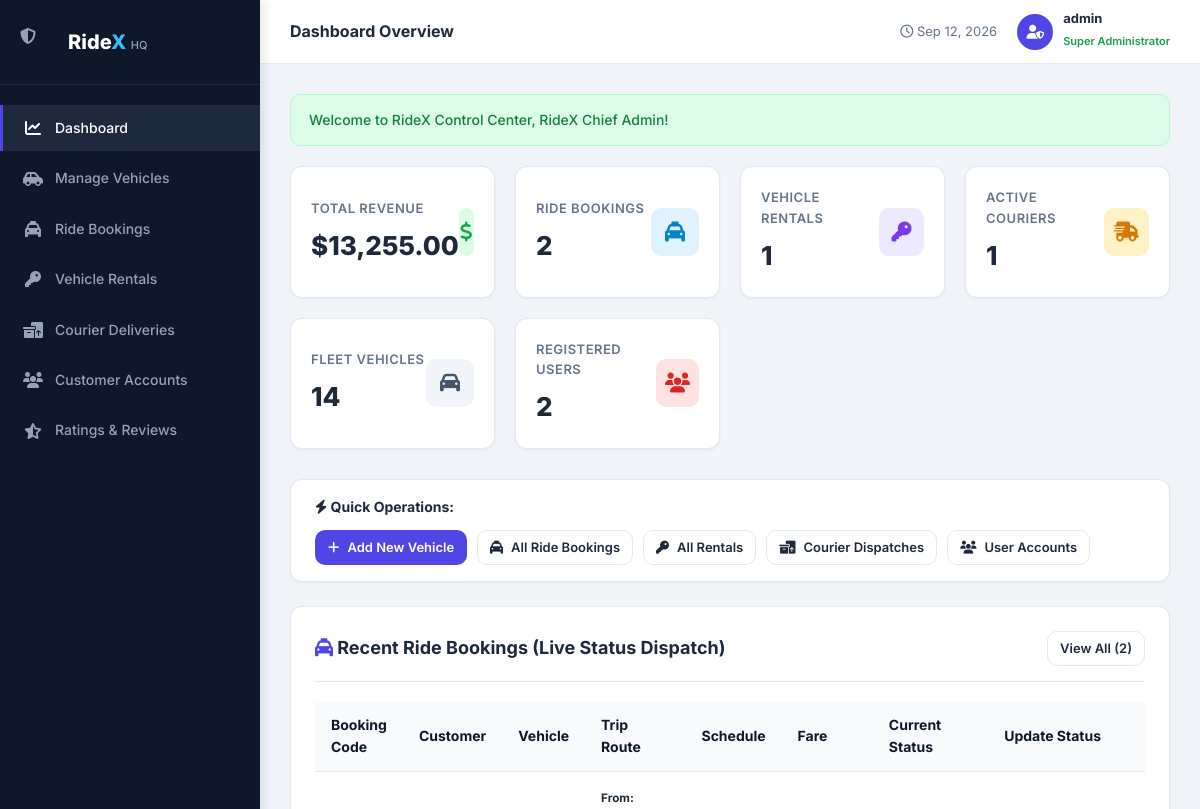
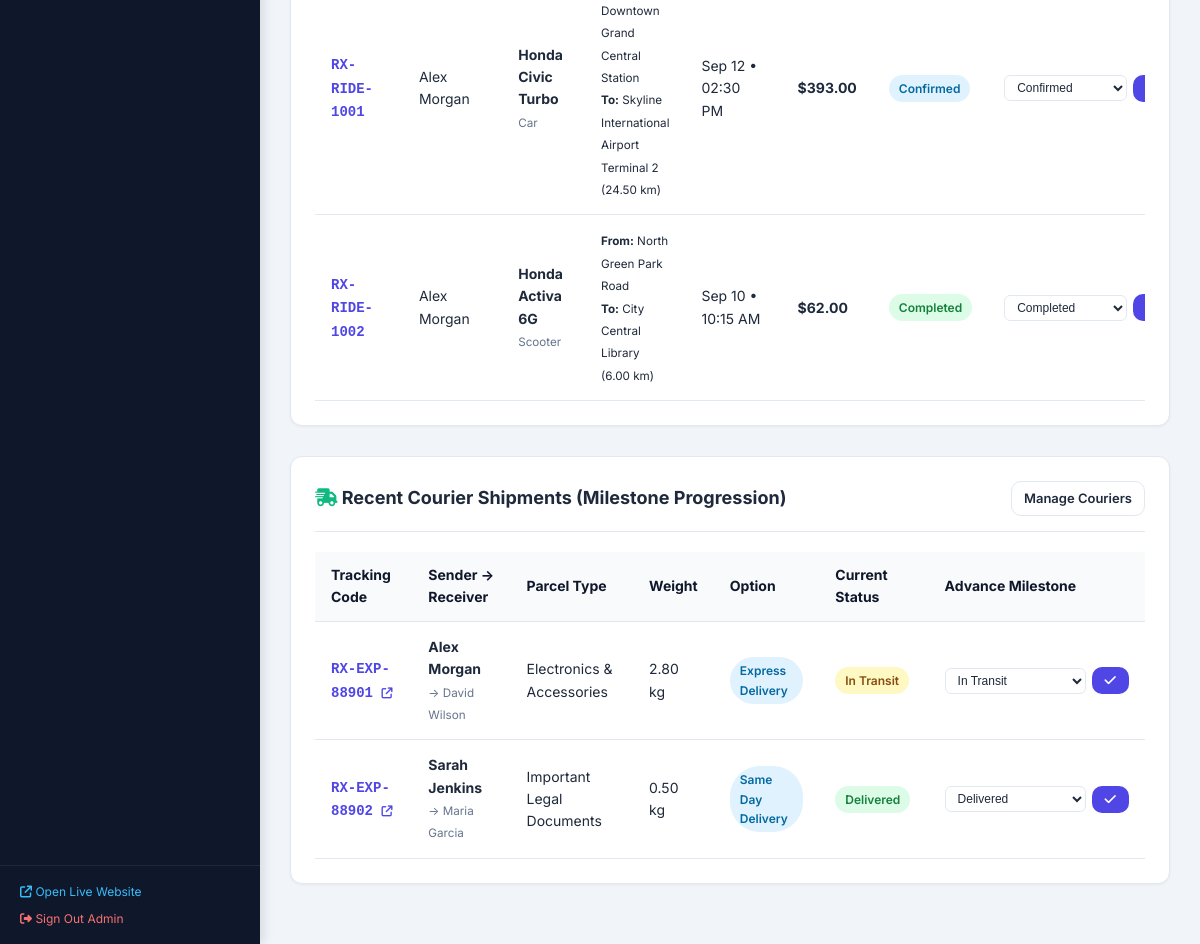
Page /admin/dashboard.php (signed in) on the committed database (2 pictures, top to bottom).
### tables this page shows
CREATE TABLE `bookings` (
  `id` INT AUTO_INCREMENT PRIMARY KEY,
  `booking_code` VARCHAR(25) NOT NULL UNIQUE,
  `user_id` INT NOT NULL,
  `vehicle_id` INT NOT NULL,
  `pickup_location` VARCHAR(255) NOT NULL,
  `drop_location` VARCHAR(255) NOT NULL,
  `ride_date` DATE NOT NULL,
  `ride_time` TIME NOT NULL,
  `distance_km` DECIMAL(8,2) NOT NULL,
  `base_fare` DECIMAL(10,2) NOT NULL,
  `rate_per_km` DECIMAL(10,2) NOT NULL,
  `total_fare` DECIMAL(10,2) NOT NULL,
  `payment_method` ENUM('Cash', 'Card', 'UPI', 'Wallet', 'Razorpay') NOT NULL DEFAULT 'Cash',
  `payment_status` ENUM('Pending', 'Paid', 'Refunded') NOT NULL DEFAULT 'Pending',
  `status` ENUM('Payment Pending', 'Confirmed', 'Driver Assigned', 'On The Way', 'Completed', 'Cancelled') NOT NULL DEFAULT 'Payment Pending',
  `notes` TEXT NULL,
  `created_at` TIMESTAMP DEFAULT CURRENT_TIMESTAMP,
  FOREIGN KEY (`user_id`) REFERENCES `users`(`id`) ON DELETE CASCADE,
  FOREIGN KEY (`vehicle_id`) REFERENCES `vehicles`(`id`) ON DELETE CASCADE,
  INDEX `idx_booking_code` (`booking_code`),
  INDEX `idx_ride_status` (`status`)
);

CREATE TABLE `users` (
  `id` INT AUTO_INCREMENT PRIMARY KEY,
  `full_name` VARCHAR(100) NOT NULL,
  `email` VARCHAR(120) NOT NULL UNIQUE,
  `phone` VARCHAR(20) NOT NULL,
  `password` VARCHAR(255) NOT NULL,
  `address` TEXT NULL,
  `avatar` VARCHAR(255) DEFAULT 'default-avatar.png',
  `status` ENUM('active', 'suspended') NOT NULL DEFAULT 'active',
  `created_at` TIMESTAMP DEFAULT CURRENT_TIMESTAMP,
  INDEX `idx_user_email` (`email`)
);

CREATE TABLE `vehicles` (
  `id` INT AUTO_INCREMENT PRIMARY KEY,
  `name` VARCHAR(100) NOT NULL,
  `category` ENUM('Bike', 'Scooter', 'Auto Rickshaw', 'Car', 'SUV', 'Van', 'Commercial Vehicle') NOT NULL,
  `brand` VARCHAR(60) NOT NULL,
  `model_year` INT NOT NULL,
  `plate_number` VARCHAR(30) NOT NULL UNIQUE,
  `seating_capacity` INT NOT NULL DEFAULT 1,
  `fuel_type` ENUM('Petrol', 'Diesel', 'Electric', 'CNG', 'Hybrid') NOT NULL DEFAULT 'Petrol',
  `transmission` ENUM('Manual', 'Automatic') NOT NULL DEFAULT 'Manual',
  `image_url` VARCHAR(255) NOT NULL,
  `base_fare` DECIMAL(10,2) NOT NULL DEFAULT 30.00,
  `price_per_km` DECIMAL(10,2) NOT NULL DEFAULT 10.00,
  `price_per_day` DECIMAL(10,2) NOT NULL DEFAULT 500.00,
  `status` ENUM('available', 'booked', 'rented', 'maintenance') NOT NULL DEFAULT 'available',
  `description` TEXT NULL,
  `created_at` TIMESTAMP DEFAULT CURRENT_TIMESTAMP,
  INDEX `idx_category` (`category`),
  INDEX `idx_status` (`status`)
);

CREATE TABLE `courier_bookings` (
  `id` INT AUTO_INCREMENT PRIMARY KEY,
  `tracking_code` VARCHAR(30) NOT NULL UNIQUE,
  `user_id` INT NULL,
  `sender_name` VARCHAR(100) NOT NULL,
  `sender_phone` VARCHAR(20) NOT NULL,
  `pickup_address` TEXT NOT NULL,
  `receiver_name` VARCHAR(100) NOT NULL,
  `receiver_phone` VARCHAR(20) NOT NULL,
  `delivery_address` TEXT NOT NULL,
  `parcel_type` VARCHAR(80) NOT NULL,
  `parcel_weight` DECIMAL(6,2) NOT NULL,
  `delivery_option` ENUM('Standard Delivery', 'Express Delivery', 'Same Day Delivery') NOT NULL DEFAULT 'Standard Delivery',
  `delivery_fee` DECIMAL(10,2) NOT NULL,
  `payment_status` ENUM('Pending', 'Paid') NOT NULL DEFAULT 'Pending',
  `current_status` ENUM('Payment Pending', 'Booking Confirmed', 'Pickup Assigned', 'Picked Up', 'In Transit', 'Out for Delivery', 'Delivered', 'Cancelled') NOT NULL DEFAULT 'Payment Pending',
  `created_at` TIMESTAMP DEFAULT CURRENT_TIMESTAMP,
  FOREIGN KEY (`user_id`) REFERENCES `users`(`id`) ON DELETE SET NULL,
  INDEX `idx_tracking_code` (`tracking_code`),
  INDEX `idx_courier_status` (`current_status`)
);

### admin/dashboard.php (the view, shortened to what this page needs)
<?php
require_once __DIR__ . '/../config/db.php';
$db = getDB();
$totalUsers = (int)($db->query("SELECT COUNT(*) as c FROM users")->fetch_assoc()['c'] ?? 0);
$totalVehicles = (int)($db->query("SELECT COUNT(*) as c FROM vehicles")->fetch_assoc()['c'] ?? 0);
$totalRides = (int)($db->query("SELECT COUNT(*) as c FROM bookings")->fetch_assoc()['c'] ?? 0);
$totalRentals = (int)($db->query("SELECT COUNT(*) as c FROM rentals")->fetch_assoc()['c'] ?? 0);
$activeCouriers = (int)($db->query("SELECT COUNT(*) as c FROM courier_bookings WHERE current_status NOT IN ('Delivered', 'Cancelled')")->fetch_assoc()['c'] ?? 0);
$rideRev = (float)($db->query("SELECT SUM(total_fare) as s FROM bookings WHERE payment_status = 'Paid' AND status != 'Cancelled'")->fetch_assoc()['s'] ?? 0);
$rentalRev = (float)($db->query("SELECT SUM(total_amount) as s FROM rentals WHERE payment_status = 'Paid' AND status != 'Cancelled'")->fetch_assoc()['s'] ?? 0);
$courierRev = (float)($db->query("SELECT SUM(delivery_fee) as s FROM courier_bookings WHERE payment_status = 'Paid' AND current_status != 'Cancelled'")->fetch_assoc()['s'] ?? 0);
$totalRevenue = $rideRev + $rentalRev + $courierRev;
$recentRides = $db->query("SELECT b.*, u.full_name as customer_name, v.name as vehicle_name, v.category
                           FROM bookings b
                           JOIN users u ON b.user_id = u.id
                           JOIN vehicles v ON b.vehicle_id = v.id
                           ORDER BY b.created_at DESC LIMIT 5")->fetch_all(MYSQLI_ASSOC);
$recentCouriers = $db->query("SELECT * FROM courier_bookings ORDER BY created_at DESC LIMIT 5")->fetch_all(MYSQLI_ASSOC);
include __DIR__ . '/includes/admin_header.php';
?>
<div class="admin-metrics">
    <div class="metric-card">
        <div>
            <h4>Total Revenue</h4>
            <h2><?= formatCurrency($totalRevenue) ?></h2>
        </div>
        <div class="metric-icon" style="background: #dcfce7; color: #16a34a;"><i class="fa-solid fa-dollar-sign"></i></div>
    </div>
    <div class="metric-card">
        <div>
            <h4>Ride Bookings</h4>
            <h2><?= $totalRides ?></h2>
        </div>
        <div class="metric-icon" style="background: #e0f2fe; color: #0284c7;"><i class="fa-solid fa-taxi"></i></div>
    </div>
    <div class="metric-card">
        <div>
            <h4>Vehicle Rentals</h4>
            <h2><?= $totalRentals ?></h2>
        </div>
        <div class="metric-icon" style="background: #ede9fe; color: #7c3aed;"><i class="fa-solid fa-key"></i></div>
    </div>
    <div class="metric-card">
        <div>
            <h4>Active Couriers</h4>
            <h2><?= $activeCouriers ?></h2>
        </div>
        <div class="metric-icon" style="background: #fef3c7; color: #d97706;"><i class="fa-solid fa-truck-fast"></i></div>
    </div>
    <div class="metric-card">
        <div>
            <h4>Fleet Vehicles</h4>
            <h2><?= $totalVehicles ?></h2>
        </div>
        <div class="metric-icon" style="background: #f1f5f9; color: #475569;"><i class="fa-solid fa-car"></i></div>
    </div>
    <div class="metric-card">
        <div>
            <h4>Registered Users</h4>
            <h2><?= $totalUsers ?></h2>
        </div>
        <div class="metric-icon" style="background: #fee2e2; color: #dc2626;"><i class="fa-solid fa-users"></i></div>
    </div>
</div>
<div class="admin-card" style="padding: 16px 24px; margin-bottom: 24px;">
    <div style="display: flex; align-items: center; justify-content: space-between; flex-wrap: wrap; gap: 12px;">
        <span style="font-weight: 700; font-size: 14px; color: var(--admin-text);"><i class="fa-solid fa-bolt"></i> Quick Operations:</span>
        <div style="display: flex; gap: 10px; flex-wrap: wrap;">
            <a href="vehicles.php?action=add" class="btn btn-sm btn-primary"><i class="fa-solid fa-plus"></i> Add New Vehicle</a>
            <a href="bookings.php" class="btn btn-sm btn-outline"><i class="fa-solid fa-taxi"></i> All Ride Bookings</a>
            <a href="rentals.php" class="btn btn-sm btn-outline"><i class="fa-solid fa-key"></i> All Rentals</a>
            <a href="courier.php" class="btn btn-sm btn-outline"><i class="fa-solid fa-boxes-packing"></i> Courier Dispatches</a>
            <a href="users.php" class="btn btn-sm btn-outline"><i class="fa-solid fa-users"></i> User Accounts</a>
        </div>
    </div>
</div>
<div class="admin-card">
    <div class="admin-card-header">
        <h3><i class="fa-solid fa-taxi" style="color: var(--primary);"></i> Recent Ride Bookings (Live Status Dispatch)</h3>
        <a href="bookings.php" class="btn btn-sm btn-outline">View All (<?= $totalRides ?>)</a>
    </div>
    <div class="table-responsive">
        <table class="data-table">
            <thead>
                <tr>
                    <th>Booking Code</th>
                    <th>Customer</th>
                    <th>Vehicle</th>
                    <th>Trip Route</th>
                    <th>Schedule</th>
                    <th>Fare</th>
                    <th>Current Status</th>
                    <th>Update Status</th>
                </tr>
            </thead>
            <tbody>
                <?php if (empty($recentRides)): ?>
                    <tr><td colspan="8" style="text-align: center; color: var(--admin-muted);">No ride bookings recorded.</td></tr>
                <?php else: ?>
                    <?php foreach ($recentRides as $r): ?>
                        <tr>
                            <td><strong style="font-family: monospace; color: var(--primary);"><?= htmlspecialchars($r['booking_code']) ?></strong></td>
                            <td><?= htmlspecialchars($r['customer_name']) ?></td>
                            <td>
                                <strong><?= htmlspecialchars($r['vehicle_name']) ?></strong><br>
                                <small style="color: var(--admin-muted);"><?= htmlspecialchars($r['category']) ?></small>
                            </td>
                            <td>
                                <small>
                                    <strong>From:</strong> <?= htmlspecialchars($r['pickup_location']) ?><br>
                                    <strong>To:</strong> <?= htmlspecialchars($r['drop_location']) ?> (<?= $r['distance_km'] ?> km)
                                </small>
                            </td>
                            <td>
                                <?= date('M d', strtotime($r['ride_date'])) ?> &bull; <?= date('h:i A', strtotime($r['ride_time'])) ?>
                            </td>
                            <td><strong><?= formatCurrency($r['total_fare']) ?></strong></td>
                            <td>
                                <span class="status-pill status-<?= strtolower(str_replace(' ', '-', $r['status'])) ?>">
                                    <?= htmlspecialchars($r['status']) ?>
                                </span>
                            </td>
                            <td>
                                <form action="dashboard.php" method="POST" style="display: flex; gap: 6px; align-items: center;">
                                    <select name="status" class="form-select-sm">
                                        <option value="Confirmed" <?= $r['status'] === 'Confirmed' ? 'selected' : '' ?>>Confirmed</option>
                                        <option value="Completed" <?= $r['status'] === 'Completed' ? 'selected' : '' ?>>Completed</option>
                                    </select>
                                    <button type="submit" class="btn btn-sm btn-primary" title="Save Status Change"><i class="fa-solid fa-check"></i></button>
                                </form>
                            </td>
                        </tr>
                    <?php endforeach; ?>
                <?php endif; ?>
            </tbody>
        </table>
    </div>
</div>
<div class="admin-card">
    <div class="admin-card-header">
        <h3><i class="fa-solid fa-truck-fast" style="color: var(--accent);"></i> Recent Courier Shipments (Milestone Progression)</h3>
        <a href="courier.php" class="btn btn-sm btn-outline">Manage Couriers</a>
    </div>
    <div class="table-responsive">
        <table class="data-table">
            <thead>
                <tr>
                    <th>Tracking Code</th>
                    <th>Sender &rarr; Receiver</th>
                    <th>Parcel Type</th>
                    <th>Weight</th>
                    <th>Option</th>
                    <th>Current Status</th>
                    <th>Advance Milestone</th>
                </tr>
            </thead>
            <tbody>
                <?php if (empty($recentCouriers)): ?>
                    <tr><td colspan="7" style="text-align: center; color: var(--admin-muted);">No courier deliveries recorded.</td></tr>
                <?php else: ?>
                    <?php foreach ($recentCouriers as $c): ?>
                        <tr>
                            <td>
                                <a href="../tracking.php?code=<?= urlencode($c['tracking_code']) ?>" target="_blank" style="font-family: monospace; font-weight: 700;">
                                    <?= htmlspecialchars($c['tracking_code']) ?> <i class="fa-solid fa-arrow-up-right-from-square" style="font-size: 11px;"></i>
                                </a>
                            </td>
                            <td>
                                <strong><?= htmlspecialchars($c['sender_name']) ?></strong><br>
                                <small style="color: var(--admin-muted);">&rarr; <?= htmlspecialchars($c['receiver_name']) ?></small>
                            </td>
                            <td><?= htmlspecialchars($c['parcel_type']) ?></td>
                            <td><?= number_format($c['parcel_weight'], 2) ?> kg</td>
                            <td><span class="status-pill status-confirmed"><?= htmlspecialchars($c['delivery_option']) ?></span></td>
                            <td>
                                <span class="status-pill status-<?= strtolower(str_replace(' ', '-', $c['current_status'])) ?>">
                                    <?= htmlspecialchars($c['current_status']) ?>
                                </span>
                            </td>
                            <td>
                                <form action="dashboard.php" method="POST" style="display: flex; gap: 6px; align-items: center;">
                                    <select name="status" class="form-select-sm">
                                        <option value="In Transit" <?= $c['current_status'] === 'In Transit' ? 'selected' : '' ?>>In Transit</option>
                                        <option value="Delivered" <?= $c['current_status'] === 'Delivered' ? 'selected' : '' ?>>Delivered</option>
                                    </select>
                                    <button type="submit" class="btn btn-sm btn-primary" title="Update Milestone & Append Log"><i class="fa-solid fa-check"></i></button>
                                </form>
                            </td>
                        </tr>
                    <?php endforeach; ?>
                <?php endif; ?>
            </tbody>
        </table>
    </div>
</div>
<?php include __DIR__ . '/includes/admin_footer.php'; ?>

### rows in the picture
bookings: booking_code "RX-RIDE-1001", user.full_name "Alex Morgan", vehicle.name "Honda Civic Turbo", vehicle.category "Car", pickup_location "Downtown Grand Central Station", drop_location "Skyline International Airport Terminal 2", distance_km "24.50", ride_date "Sep 12", ride_time "02:30 PM", total_fare "$393.00", status "Confirmed"
bookings: booking_code "RX-RIDE-1002", user.full_name "Alex Morgan", vehicle.name "Honda Activa 6G", vehicle.category "Scooter", pickup_location "North Green Park Road", drop_location "City Central Library", distance_km "6.00", ride_date "Sep 10", ride_time "10:15 AM", total_fare "$62.00", status "Completed"
courier_bookings: tracking_code "RX-EXP-88901", sender_name "Alex Morgan", receiver_name "David Wilson", parcel_type "Electronics & Accessories", parcel_weight "2.80", delivery_option "Express Delivery", current_status "In Transit", status "In Transit"
courier_bookings: tracking_code "RX-EXP-88902", sender_name "Sarah Jenkins", receiver_name "Maria Garcia", parcel_type "Important Legal Documents", parcel_weight "0.50", delivery_option "Same Day Delivery", current_status "Delivered", status "Delivered"

### other values in the picture
$adminTitle "Dashboard Overview"
$adminUsername "admin"
$msg "Welcome to RideX Control Center, RideX Chief Admin!"
formatCurrency($totalRevenue) "$13,255.00"
$totalRides "2"
$totalRentals "1"
$activeCouriers "1"
$totalVehicles "14"
$totalUsers "2"
